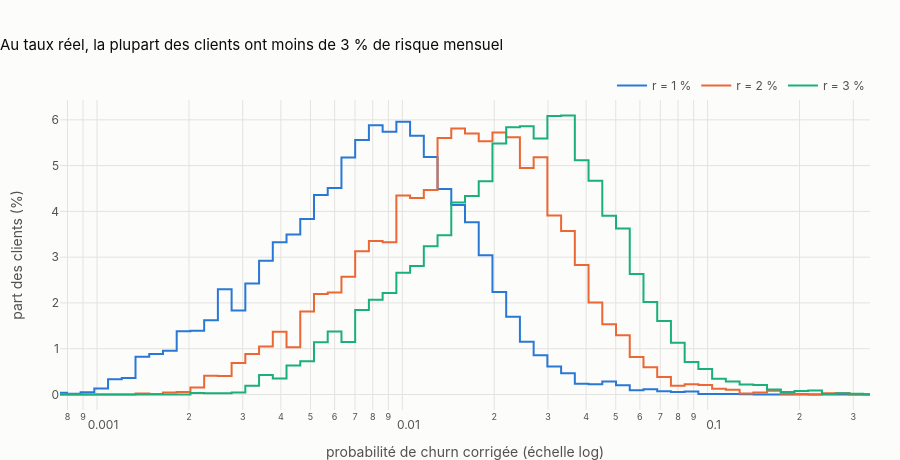

Notebook code cell kept with this figure:
### Code cell
publish(probability_distribution_chart(dists, "Au taux réel, la plupart des clients ont moins de 3 % de risque mensuel"),
        "06_distribution_probas", width=1000)
